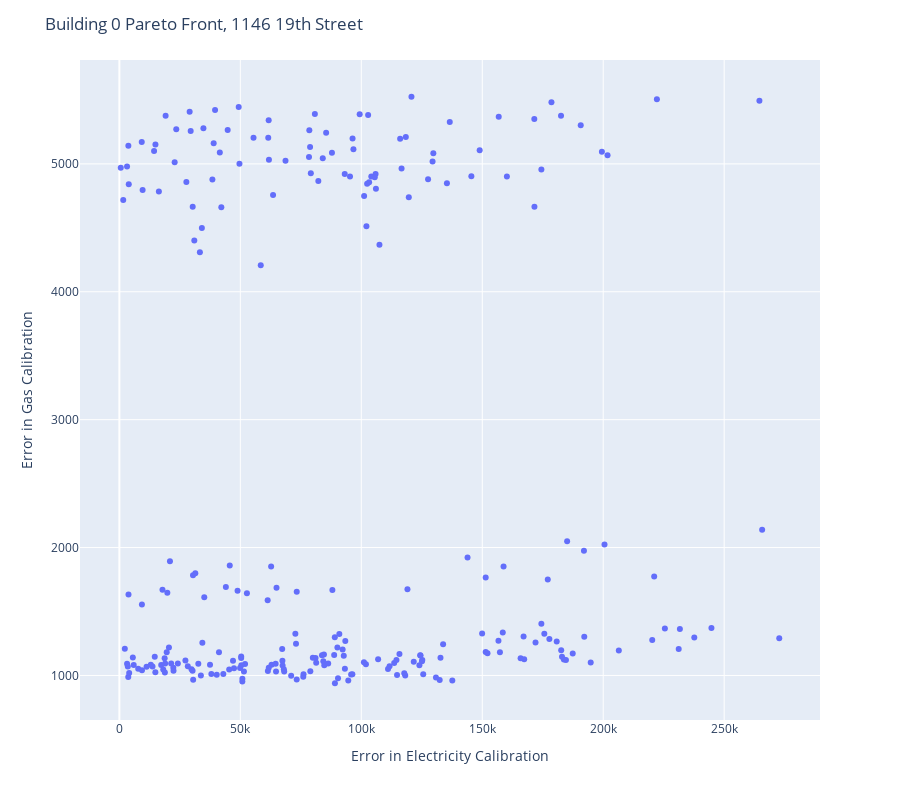
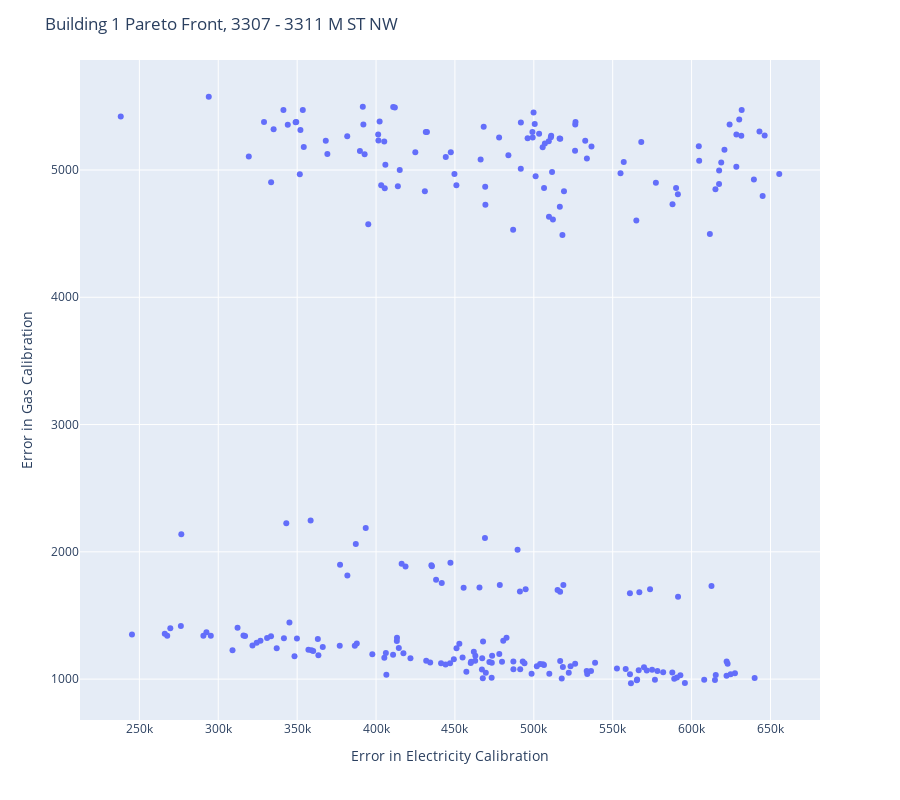
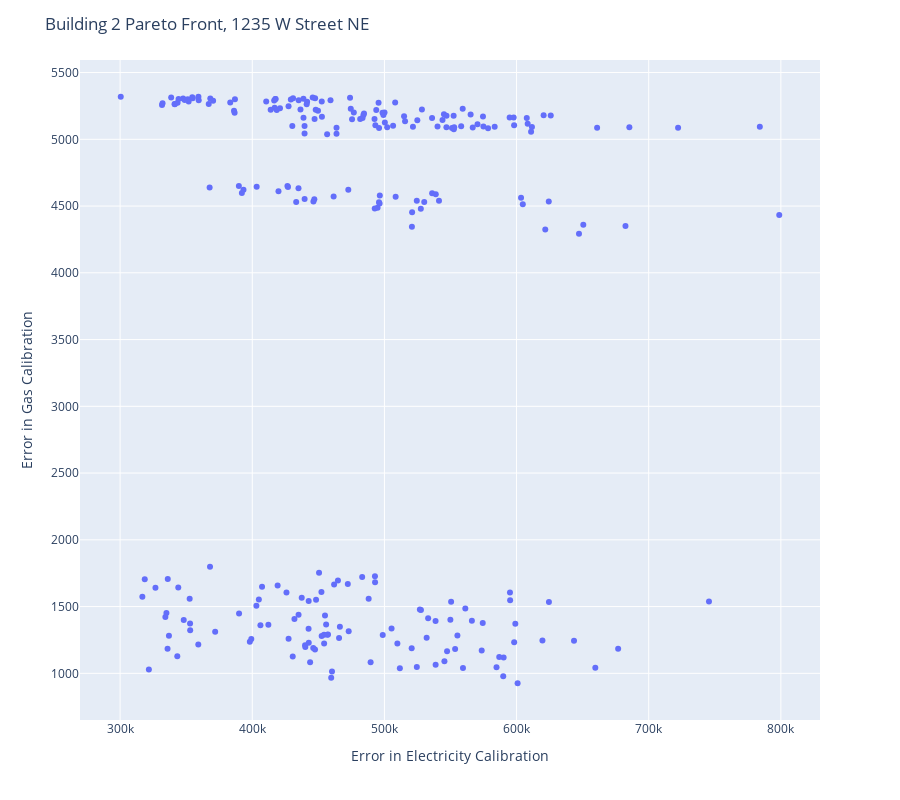

Notebook code for these charts, in order:
### Code cell
for building in BUILDINGS:
    # read in the JSON history data
    history_path = os.path.join(
        'output', f'optimize_{OPTIMIZE_VERSION}', f'building_{building["building_id"]}', 'history.json' 
    )
    data = json.load(open(history_path, 'r'))

    # Convert the historic data into a dataframe
    # "lpd": 15.830236975337932,
    #       "number_of_stories": 2
    #     },
    #     "outputs": {
    #       "electricity_hat": 521594.74259882374,
    #       "gas_hat": 2964.535457082686,
    #       "eui_hat": 44.09521074390874,
    #       "electricity_error": 292496.1574011763,
    #       "gas_error": 2964.535457082686,
    #       "eui_error": 14.904789256091263
    new_data = {
        'index': [], 
        'lpd': [],
        'number_of_stories': [],
        'aspect_ratio': [],
        'hours_of_operation_start': [],
        'hours_of_operation_duration': [],
        'electricity_error': [],
        'gas_error': [],
        'eui_error': [],
        'hover': []
    }
    
    for j in data:
        new_data['index'].append(j['index'])
        new_data['lpd'].append(j['inputs']['lpd'])
        new_data['number_of_stories'].append(j['inputs']['number_of_stories'])
        new_data['aspect_ratio'].append(j['inputs']['aspect_ratio'])
        new_data['hours_of_operation_start'].append(j['inputs']['hours_of_operation_start'])
        new_data['hours_of_operation_duration'].append(j['inputs']['hours_of_operation_duration'])
        new_data['electricity_error'].append(j['outputs']['electricity_error'])
        new_data['gas_error'].append(j['outputs']['gas_error'])
        new_data['eui_error'].append(j['outputs']['eui_error'])
        new_data['hover'].append(f"Index {j['index']}, \n"
                                 f"LPD {j['inputs']['lpd']}, \n"
                                 f"NoS {j['inputs']['number_of_stories']}, \n"
                                 f"AR {j['inputs']['aspect_ratio']}, \n"
                                 f"HoO Start {j['inputs']['hours_of_operation_start']}, \n"
                                 f"HoO Dur {j['inputs']['hours_of_operation_duration']}"
                                )    
    df = pd.DataFrame(new_data)

    # create the inline figure so that we can select which ID to use
    fig = px.scatter(
        df, x="electricity_error", y="gas_error", size_max=60, hover_name='hover'
    )
    
    fig.update_layout(
        height=800,
        title_text=f'Building {building["building_id"]} Pareto Front, {building["building_address"]}',
        xaxis_title_text=f"Error in Electricity Calibration",
        yaxis_title_text='Error in Gas Calibration',
    )
    
    fig.show()
    fig.write_image(f"{calibration_results}/Building {building['building_id']}.png")

### Figure 1 — Plotly figure (JSON) as saved in the notebook; plotly's stock layout.template omitted (floating-point values rounded to 4 significant figures; data arrays with more than 128 entries replaced by an {"elided": "..."} marker saying what was removed)
{"data": [{"hoverlabel": {"namelength": 0}, "hovertemplate": "<b>%{hovertext}</b><br><br>electricity_error=%{x}<br>gas_error=%{y}", "hovertext": {"elided": "250 str values"}, "legendgroup": "", "marker": {"color": "#636efa", "symbol": "circle"}, "mode": "markers", "name": "", "showlegend": false, "type": "scatter", "x": {"elided": "250 float values"}, "xaxis": "x", "y": {"elided": "250 float values"}, "yaxis": "y"}], "layout": {"height": 800, "legend": {"tracegroupgap": 0}, "margin": {"t": 60}, "title": {"text": "Building 0 Pareto Front, 1146 19th Street"}, "xaxis": {"anchor": "y", "domain": [0.0, 1.0], "title": {"text": "Error in Electricity Calibration"}}, "yaxis": {"anchor": "x", "domain": [0.0, 1.0], "title": {"text": "Error in Gas Calibration"}}}}

### Figure 2 — Plotly figure (JSON) as saved in the notebook; plotly's stock layout.template omitted (floating-point values rounded to 4 significant figures; data arrays with more than 128 entries replaced by an {"elided": "..."} marker saying what was removed)
{"data": [{"hoverlabel": {"namelength": 0}, "hovertemplate": "<b>%{hovertext}</b><br><br>electricity_error=%{x}<br>gas_error=%{y}", "hovertext": {"elided": "250 str values"}, "legendgroup": "", "marker": {"color": "#636efa", "symbol": "circle"}, "mode": "markers", "name": "", "showlegend": false, "type": "scatter", "x": {"elided": "250 float values"}, "xaxis": "x", "y": {"elided": "250 float values"}, "yaxis": "y"}], "layout": {"height": 800, "legend": {"tracegroupgap": 0}, "margin": {"t": 60}, "title": {"text": "Building 1 Pareto Front, 3307 - 3311 M ST NW"}, "xaxis": {"anchor": "y", "domain": [0.0, 1.0], "title": {"text": "Error in Electricity Calibration"}}, "yaxis": {"anchor": "x", "domain": [0.0, 1.0], "title": {"text": "Error in Gas Calibration"}}}}

### Figure 3 — Plotly figure (JSON) as saved in the notebook; plotly's stock layout.template omitted (floating-point values rounded to 4 significant figures; data arrays with more than 128 entries replaced by an {"elided": "..."} marker saying what was removed)
{"data": [{"hoverlabel": {"namelength": 0}, "hovertemplate": "<b>%{hovertext}</b><br><br>electricity_error=%{x}<br>gas_error=%{y}", "hovertext": {"elided": "250 str values"}, "legendgroup": "", "marker": {"color": "#636efa", "symbol": "circle"}, "mode": "markers", "name": "", "showlegend": false, "type": "scatter", "x": {"elided": "250 float values"}, "xaxis": "x", "y": {"elided": "250 float values"}, "yaxis": "y"}], "layout": {"height": 800, "legend": {"tracegroupgap": 0}, "margin": {"t": 60}, "title": {"text": "Building 2 Pareto Front, 1235 W Street NE"}, "xaxis": {"anchor": "y", "domain": [0.0, 1.0], "title": {"text": "Error in Electricity Calibration"}}, "yaxis": {"anchor": "x", "domain": [0.0, 1.0], "title": {"text": "Error in Gas Calibration"}}}}
